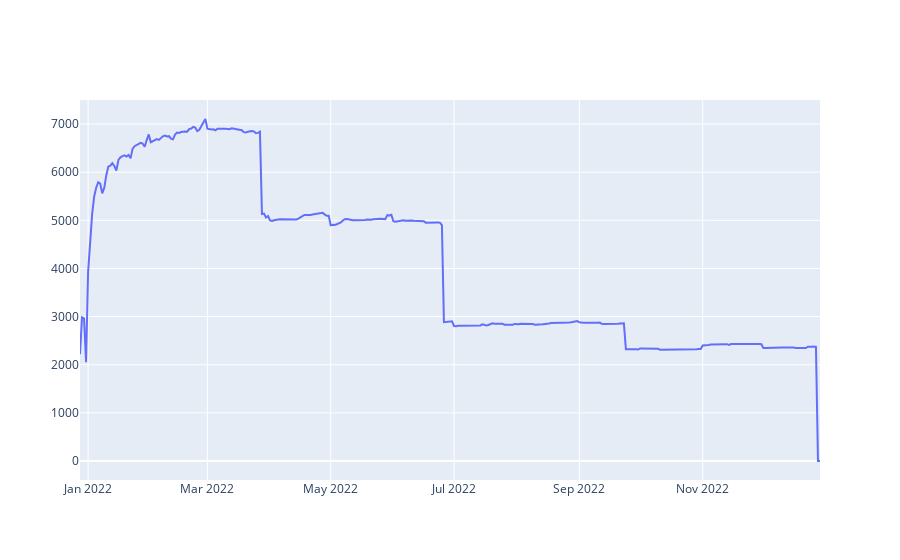

Notebook code for this chart:
### Code cell
plot_data(avaliable_counts,"date","count")

### Figure 1 — Plotly figure (JSON) as saved in the notebook; plotly's stock layout.template omitted (floating-point values rounded to 4 significant figures; data arrays with more than 128 entries replaced by an {"elided": "..."} marker saying what was removed)
{"data": [{"mode": "lines", "type": "scatter", "x": {"elided": "367 str values"}, "y": {"elided": "367 int values"}}], "layout": {}}
